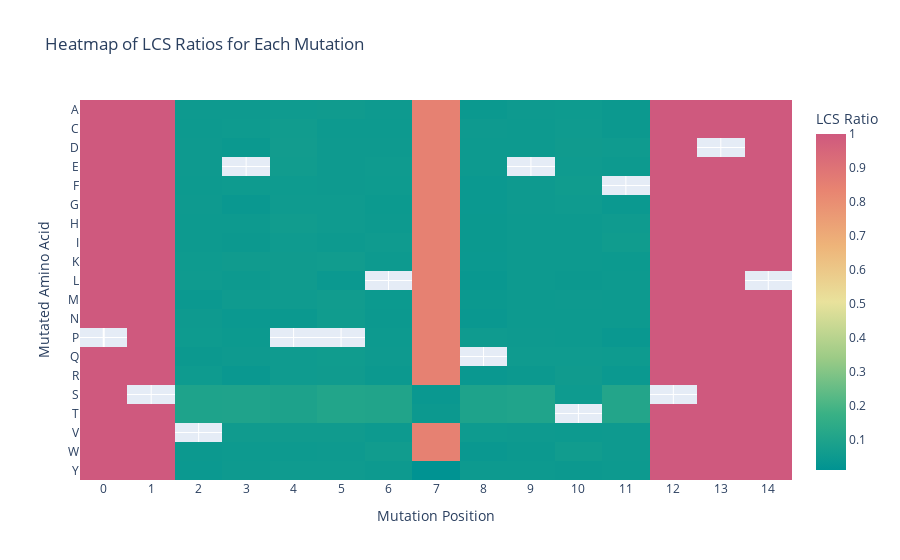

The notebook cell saved with this chart:
### Code cell
#The x-axis = Mutation Position
#The y-axis = Mutated Amino Acid
#The color intensity = Normalized LCS Ratio
#all of this is contained in csv file names and lcs data

import os
import pandas as pd
import re
import plotly.express as px

# Prepare a list to store LCS data
lcs_data = []

# Extract mutation position and amino acid change from filenames
for (file1, file2), normalized_score in normalized_lcs.items():
    
    # Regex pattern to extract mutation position & amino acid change
    match1 = re.match(r"mutation_Pos(\d+)_\w+_to_(\w+)\.csv", file1)
    match2 = re.match(r"mutation_Pos(\d+)_\w+_to_(\w+)\.csv", file2)

    if match1 and match2:
        pos1, mut1 = int(match1.group(1)), match1.group(2)
        pos2, mut2 = int(match2.group(1)), match2.group(2)

        # avoid duplicates
        if pos1 == pos2:  
            lcs_data.append([pos1, mut1, normalized_score])
            lcs_data.append([pos2, mut2, normalized_score])  # storage


df_lcs = pd.DataFrame(lcs_data, columns=['Position', 'Mutation', 'LCS_Ratio'])

# Pivot for heatmap
heatmap_matrix = df_lcs.pivot_table(index='Mutation', columns='Position', values='LCS_Ratio')

# Generate the heatmap
fig = px.imshow(
    heatmap_matrix,
    labels={'x': 'Mutation Position', 'y': 'Mutated Amino Acid', 'color': 'LCS Ratio'},
    color_continuous_scale='Temps',
    title="Heatmap of LCS Ratios for Each Mutation"
)


fig.update_layout(
    xaxis=dict(
        tickmode='linear',
        dtick=1, 
        title="Mutation Position"
    ),
    yaxis=dict(title="Mutated Amino Acid"),
    coloraxis_colorbar=dict(
        title="LCS Ratio",
        tickmode="linear",
        tick0=0.0,  # Ensure color scale starts at 0.0
        dtick=0.1  # Set color bar intervals
    )
)



fig.show()

### Figure 1 — Plotly figure (JSON) as saved in the notebook; plotly's stock layout.template omitted (floating-point values rounded to 4 significant figures; data arrays with more than 128 entries replaced by an {"elided": "..."} marker saying what was removed)
{"data": [{"coloraxis": "coloraxis", "hovertemplate": "Mutation Position: %{x}<br>Mutated Amino Acid: %{y}<br>LCS Ratio: %{z}<extra></extra>", "name": "0", "type": "heatmap", "x": [0, 1, 2, 3, 4, 5, 6, 7, 8, 9, 10, 11, 12, 13, 14], "xaxis": "x", "y": ["A", "C", "D", "E", "F", "G", "H", "I", "K", "L", "M", "N", "P", "Q", "R", "S", "T", "V", "W", "Y"], "yaxis": "y", "z": {"elided": "20x15 float values"}}], "layout": {"coloraxis": {"colorbar": {"dtick": 0.1, "tick0": 0, "tickmode": "linear", "title": {"text": "LCS Ratio"}}, "colorscale": [[0, "rgb(0, 147, 146)"], [0.1667, "rgb(57, 177, 133)"], [0.3333, "rgb(156, 203, 134)"], [0.5, "rgb(233, 226, 156)"], [0.6667, "rgb(238, 180, 121)"], [0.8333, "rgb(232, 132, 113)"], [1, "rgb(207, 89, 126)"]]}, "title": {"text": "Heatmap of LCS Ratios for Each Mutation"}, "xaxis": {"anchor": "y", "constrain": "domain", "domain": [0, 1], "dtick": 1, "scaleanchor": "y", "tickmode": "linear", "title": {"text": "Mutation Position"}}, "yaxis": {"anchor": "x", "autorange": "reversed", "constrain": "domain", "domain": [0, 1], "title": {"text": "Mutated Amino Acid"}}}}
